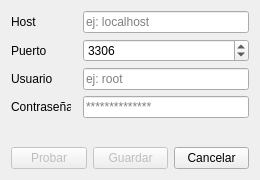
<?xml version="1.0" encoding="UTF-8"?>
<ui version="4.0">
 <class>DBConfig</class>
 <widget class="QDialog" name="DBConfig">
  <property name="windowModality">
   <enum>Qt::WindowModal</enum>
  </property>
  <property name="enabled">
   <bool>true</bool>
  </property>
  <property name="geometry">
   <rect>
    <x>0</x>
    <y>0</y>
    <width>260</width>
    <height>180</height>
   </rect>
  </property>
  <property name="minimumSize">
   <size>
    <width>260</width>
    <height>180</height>
   </size>
  </property>
  <property name="maximumSize">
   <size>
    <width>260</width>
    <height>180</height>
   </size>
  </property>
  <property name="windowTitle">
   <string>Base de Datos - Configuración</string>
  </property>
  <property name="windowIcon">
   <iconset resource="../Icons.qrc">
    <normaloff>:/icon/logo</normaloff>:/icon/logo</iconset>
  </property>
  <property name="sizeGripEnabled">
   <bool>false</bool>
  </property>
  <property name="modal">
   <bool>true</bool>
  </property>
  <layout class="QGridLayout" name="gridLayout">
   <item row="1" column="2">
    <widget class="QSpinBox" name="inputPort">
     <property name="maximum">
      <number>999999</number>
     </property>
     <property name="value">
      <number>3306</number>
     </property>
    </widget>
   </item>
   <item row="2" column="2">
    <widget class="QLineEdit" name="inputUser">
     <property name="placeholderText">
      <string>ej: root</string>
     </property>
    </widget>
   </item>
   <item row="2" column="0">
    <widget class="QLabel" name="lblUser">
     <property name="text">
      <string>Usuario</string>
     </property>
    </widget>
   </item>
   <item row="1" column="0">
    <widget class="QLabel" name="lblPort">
     <property name="text">
      <string>Puerto</string>
     </property>
    </widget>
   </item>
   <item row="3" column="0">
    <widget class="QLabel" name="lblPassword">
     <property name="maximumSize">
      <size>
       <width>60</width>
       <height>22</height>
      </size>
     </property>
     <property name="text">
      <string>Contraseña</string>
     </property>
    </widget>
   </item>
   <item row="0" column="2">
    <widget class="QLineEdit" name="inputHostname">
     <property name="text">
      <string/>
     </property>
     <property name="echoMode">
      <enum>QLineEdit::Normal</enum>
     </property>
     <property name="placeholderText">
      <string>ej: localhost</string>
     </property>
    </widget>
   </item>
   <item row="5" column="0" colspan="3">
    <layout class="QGridLayout" name="gridLayout_2">
     <item row="0" column="1">
      <widget class="QPushButton" name="btnSave">
       <property name="enabled">
        <bool>false</bool>
       </property>
       <property name="text">
        <string>Guardar</string>
       </property>
      </widget>
     </item>
     <item row="0" column="2">
      <widget class="QPushButton" name="btnCancel">
       <property name="text">
        <string>Cancelar</string>
       </property>
      </widget>
     </item>
     <item row="0" column="0">
      <widget class="QPushButton" name="btnDBTest">
       <property name="enabled">
        <bool>false</bool>
       </property>
       <property name="text">
        <string>Probar</string>
       </property>
      </widget>
     </item>
    </layout>
   </item>
   <item row="3" column="2">
    <widget class="QLineEdit" name="inputPassword">
     <property name="echoMode">
      <enum>QLineEdit::Password</enum>
     </property>
     <property name="placeholderText">
      <string>**************</string>
     </property>
    </widget>
   </item>
   <item row="0" column="0">
    <widget class="QLabel" name="lblHost">
     <property name="text">
      <string>Host</string>
     </property>
    </widget>
   </item>
   <item row="4" column="0" colspan="3">
    <spacer name="verticalSpacer">
     <property name="orientation">
      <enum>Qt::Vertical</enum>
     </property>
     <property name="sizeHint" stdset="0">
      <size>
       <width>20</width>
       <height>40</height>
      </size>
     </property>
    </spacer>
   </item>
  </layout>
 </widget>
 <tabstops>
  <tabstop>inputHostname</tabstop>
  <tabstop>inputPort</tabstop>
  <tabstop>inputUser</tabstop>
  <tabstop>inputPassword</tabstop>
  <tabstop>btnDBTest</tabstop>
  <tabstop>btnSave</tabstop>
  <tabstop>btnCancel</tabstop>
 </tabstops>
 <resources>
  <include location="../Icons.qrc"/>
 </resources>
 <connections/>
</ui>
